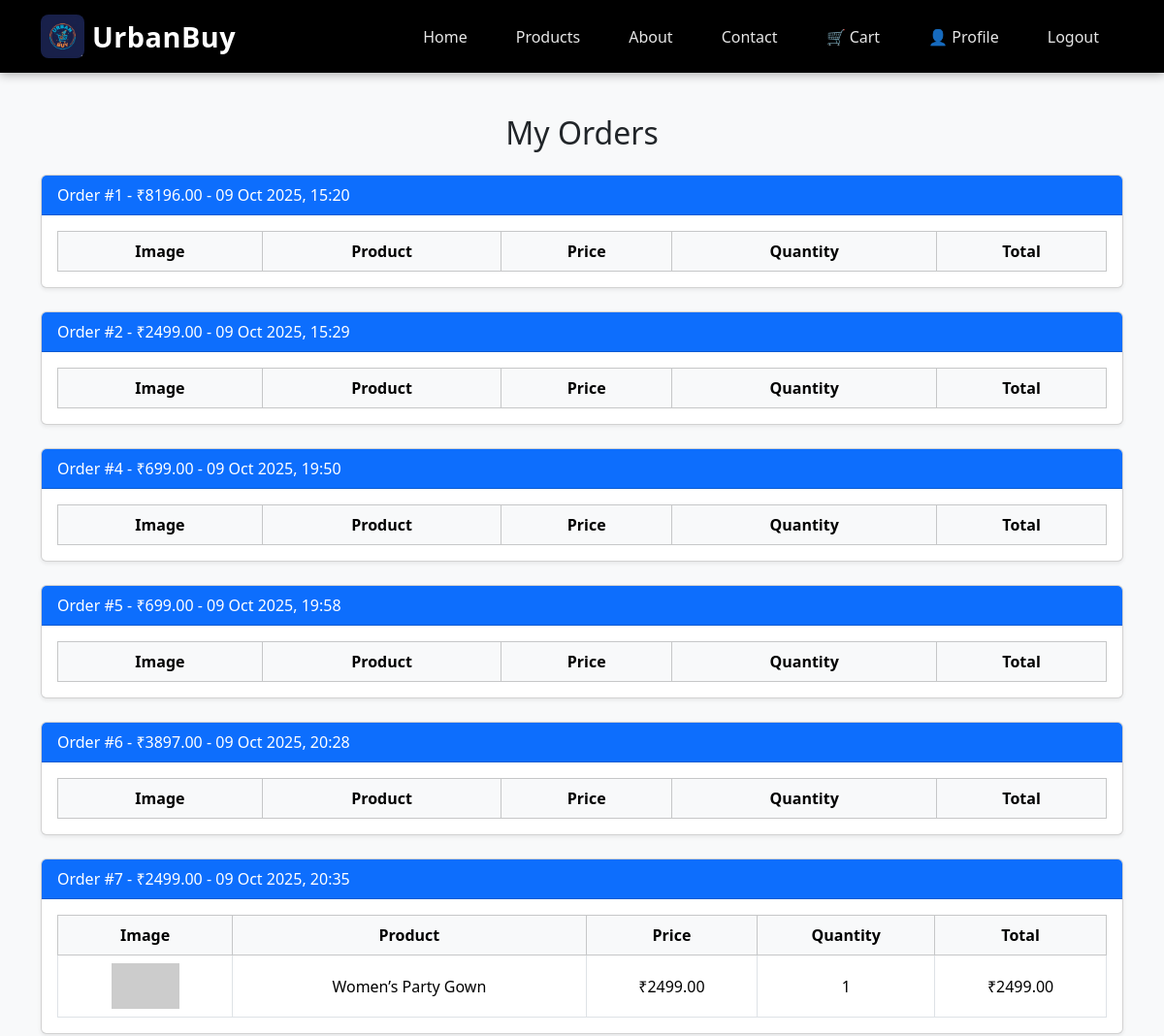
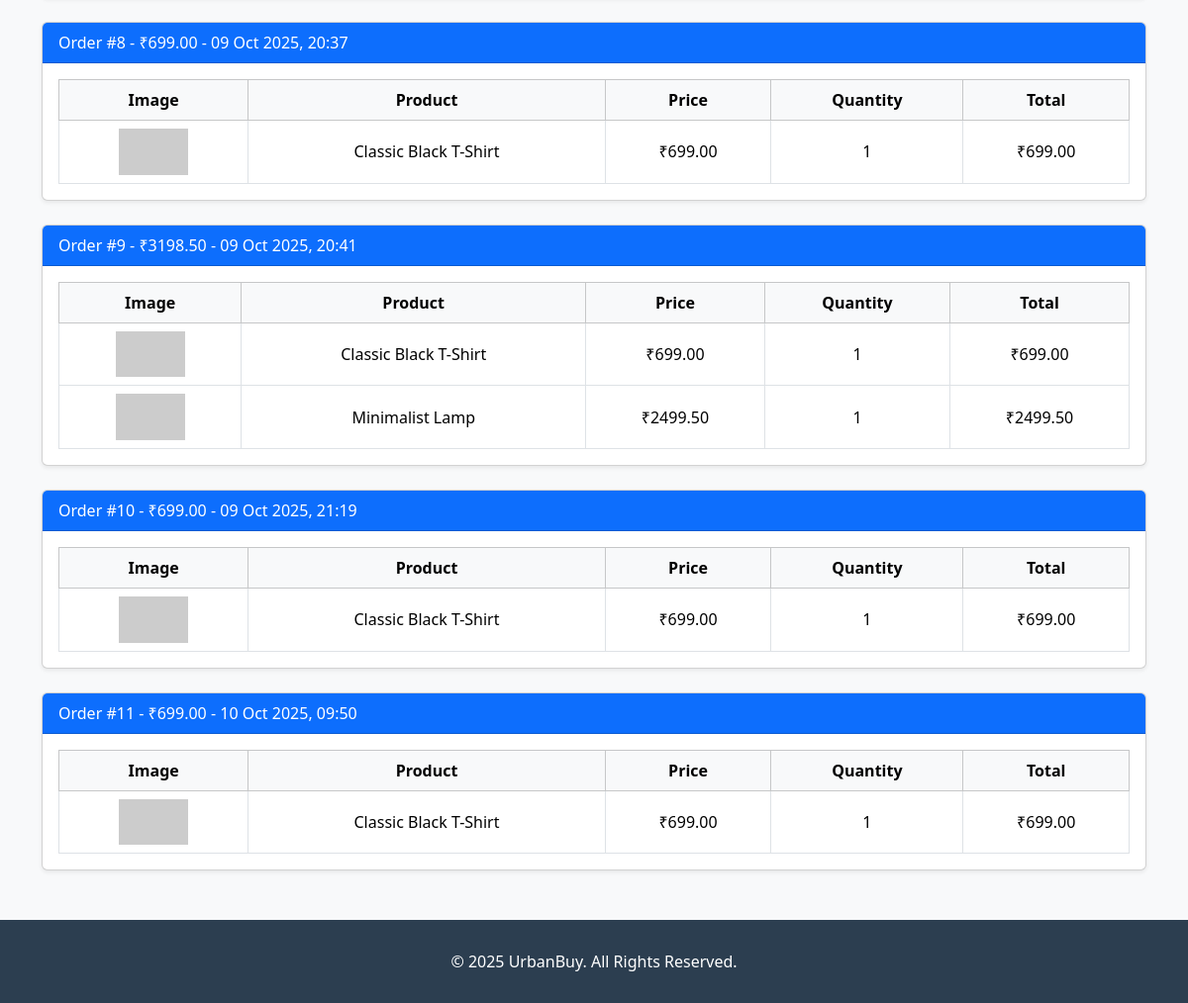
The page /orders/my_orders/ (signed in) on the database its author committed (2 pictures, top to bottom).
### orders/models.py (models this page shows, shortened)
class Order(models.Model):
    user = models.ForeignKey(User, on_delete=models.CASCADE)
    total_price = models.DecimalField(max_digits=10, decimal_places=2)
    created_at = models.DateTimeField(auto_now_add=True)

class OrderItem(models.Model):
    order = models.ForeignKey(Order, on_delete=models.CASCADE, related_name='items')
    product = models.ForeignKey(Product, on_delete=models.CASCADE)
    quantity = models.PositiveIntegerField(default=1)
    @property
    def total_price(self):
        return self.product.price * self.quantity

### store/models.py (models this page shows, shortened)
class Product(models.Model):
    title = models.CharField(max_length=200)
    slug = models.SlugField(max_length=220, unique=True, blank=True)
    description = models.TextField()
    price = models.DecimalField(max_digits=10, decimal_places=2)
    image_url = models.URLField(blank=True)
    is_featured = models.BooleanField(default=False)
    created_at = models.DateTimeField(auto_now_add=True)

### orders/views.py (the view)
# urls.py: path('my_orders/', views.my_orders, name='my_orders'),
@login_required
def my_orders(request):
    orders = Order.objects.filter(user=request.user).prefetch_related('items__product')
    return render(request, 'orders/my_orders.html', {'orders': orders})

### orders/templates/orders/my_orders.html (shortened to what this page needs)
{% extends 'store/base.html' %}
{% load static %}
{% block content %}
<div class="container mt-5">
    <h2 class="text-center mb-4"> My Orders</h2>
    {% if orders %}
        {% for order in orders %}
            <div class="card mb-4 shadow-sm">
                <div class="card-header bg-primary text-white">
                    Order #{{ order.id }} - ₹{{ order.total_price }} - {{ order.created_at|date:"d M Y, H:i" }}
                </div>
                <div class="card-body">
                    <table class="table table-bordered text-center align-middle mb-0">
                        <thead class="table-light">
                            <tr>
                                <th>Image</th>
                                <th>Product</th>
                                <th>Price</th>
                                <th>Quantity</th>
                                <th>Total</th>
                            </tr>
                        </thead>
                        <tbody>
                            {% for item in order.items.all %}
                                <tr>
                                    <td>
                                        {% if item.product.image_url %}
                                            <img src="{{ item.product.image_url }}" width="70" alt="{{ item.product.title }}">
                                        {% else %}
                                            <img src="{% static 'store/images/no-image.png' %}" width="70">
                                        {% endif %}
                                    </td>
                                    <td>{{ item.product.title }}</td>
                                    <td>₹{{ item.product.price }}</td>
                                    <td>{{ item.quantity }}</td>
                                    <td>₹{{ item.total_price }}</td>
                                </tr>
                            {% endfor %}
                        </tbody>
                    </table>
                </div>
            </div>
        {% endfor %}
    {% else %}
        <div class="text-center mt-5">
            <img src="{% static 'store/images/empty_cart.png' %}" width="200" alt="No Orders">
            <p class="mt-3">You have not placed any orders yet!</p>
            <a href="{% url 'product_list' %}" class="btn btn-primary mt-3">Shop Now</a>
        </div>
    {% endif %}
</div>
{% endblock %}

### store/templates/store/base.html (style rules this page uses)
body { padding-top: 70px; background-color: #f8f9fa; }

### rows shown on the page
Order: id "1", total_price "8196.00", created_at "09 Oct 2025, 15:20"
Order: id "2", total_price "2499.00", created_at "09 Oct 2025, 15:29"
Order: id "4", total_price "699.00", created_at "09 Oct 2025, 19:50"
Order: id "5", total_price "699.00", created_at "09 Oct 2025, 19:58"
Order: id "6", total_price "3897.00", created_at "09 Oct 2025, 20:28"
Order: id "7", total_price "2499.00", created_at "09 Oct 2025, 20:35"
OrderItem: product "Women’s Party Gown", product.price "2499.00", quantity "1", total_price "2499.00"
Order: id "8", total_price "699.00", created_at "09 Oct 2025, 20:37"
OrderItem: product "Classic Black T-Shirt", product.price "699.00", quantity "1", total_price "699.00"
Order: id "9", total_price "3198.50", created_at "09 Oct 2025, 20:41"
OrderItem: product "Classic Black T-Shirt", product.price "699.00", quantity "1", total_price "699.00"
OrderItem: product "Minimalist Lamp", product.price "2499.50", quantity "1", total_price "2499.50"
Order: id "10", total_price "699.00", created_at "09 Oct 2025, 21:19"
OrderItem: product "Classic Black T-Shirt", product.price "699.00", quantity "1", total_price "699.00"
Order: id "11", total_price "699.00", created_at "10 Oct 2025, 09:50"
OrderItem: product "Classic Black T-Shirt", product.price "699.00", quantity "1", total_price "699.00"
